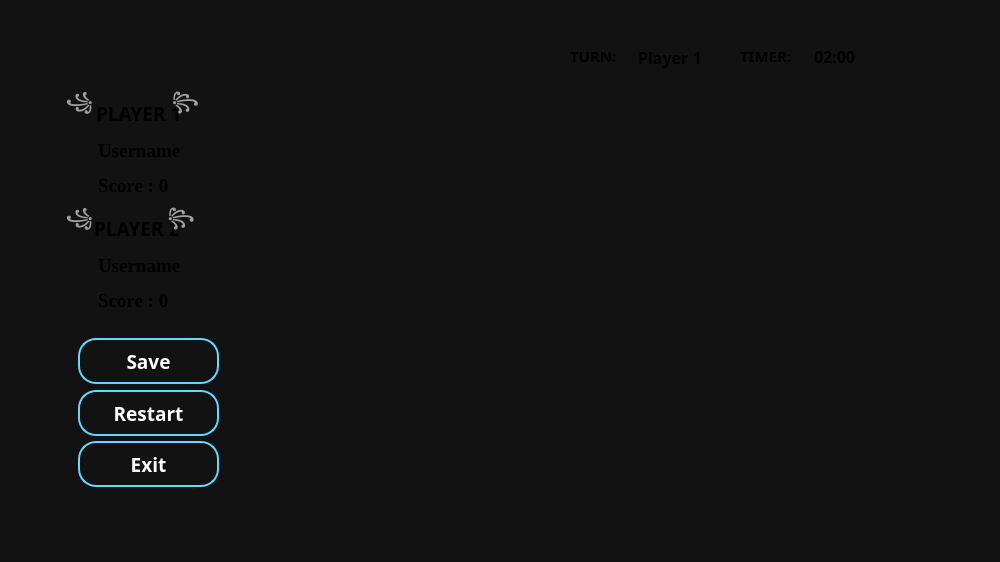
<?xml version="1.0" encoding="UTF-8"?>
<ui version="4.0">
 <class>BoxesBoardWindow</class>
 <widget class="QWidget" name="BoxesBoardWindow">
  <property name="geometry">
   <rect>
    <x>0</x>
    <y>0</y>
    <width>1000</width>
    <height>562</height>
   </rect>
  </property>
  <property name="maximumSize">
   <size>
    <width>1000</width>
    <height>562</height>
   </size>
  </property>
  <property name="windowTitle">
   <string>Form</string>
  </property>
  <property name="styleSheet">
   <string notr="true">background-color:#121212;</string>
  </property>
  <widget class="QLabel" name="backgroundLabel">
   <property name="geometry">
    <rect>
     <x>0</x>
     <y>0</y>
     <width>1000</width>
     <height>562</height>
    </rect>
   </property>
   <property name="maximumSize">
    <size>
     <width>1000</width>
     <height>562</height>
    </size>
   </property>
   <property name="styleSheet">
    <string notr="true">background-color:#121212;</string>
   </property>
   <property name="text">
    <string/>
   </property>
   <property name="pixmap">
    <pixmap>images/454545.png</pixmap>
   </property>
   <property name="scaledContents">
    <bool>true</bool>
   </property>
   <property name="alignment">
    <set>Qt::AlignmentFlag::AlignCenter</set>
   </property>
  </widget>
  <widget class="QWidget" name="infoWidget" native="true">
   <property name="geometry">
    <rect>
     <x>53</x>
     <y>70</y>
     <width>211</width>
     <height>451</height>
    </rect>
   </property>
   <property name="styleSheet">
    <string notr="true">background: transparent;
border:none;</string>
   </property>
   <widget class="QLabel" name="player1TitleLabel">
    <property name="geometry">
     <rect>
      <x>43</x>
      <y>3</y>
      <width>251</width>
      <height>81</height>
     </rect>
    </property>
    <property name="font">
     <font>
      <family>Kristen ITC</family>
      <pointsize>14</pointsize>
      <bold>true</bold>
     </font>
    </property>
    <property name="styleSheet">
     <string notr="true">QLabel{
    color: qlineargradient(
        x1:0, y1:0,
        x2:1, y2:1,
        stop:0 #61D8FF,
        stop:0.35 #2CB8FF,
        stop:0.7 #008BFF,
        stop:1 #0047C7
    );
    background: transparent;
}</string>
    </property>
    <property name="text">
     <string>PLAYER 1</string>
    </property>
   </widget>
   <widget class="QLabel" name="player2TitleLabel">
    <property name="geometry">
     <rect>
      <x>41</x>
      <y>48</y>
      <width>141</width>
      <height>221</height>
     </rect>
    </property>
    <property name="font">
     <font>
      <family>Kristen ITC</family>
      <pointsize>14</pointsize>
      <bold>true</bold>
     </font>
    </property>
    <property name="styleSheet">
     <string notr="true">QLabel{
    color: qlineargradient(
        x1:0, y1:0,
        x2:1, y2:1,
        stop:0 #61D8FF,
        stop:0.35 #2CB8FF,
        stop:0.7 #008BFF,
        stop:1 #0047C7
    );
    background: transparent;
}</string>
    </property>
    <property name="text">
     <string>PLAYER 2</string>
    </property>
   </widget>
   <widget class="QLabel" name="player1NameLabel">
    <property name="geometry">
     <rect>
      <x>45</x>
      <y>-40</y>
      <width>111</width>
      <height>241</height>
     </rect>
    </property>
    <property name="font">
     <font>
      <family>Times New Roman</family>
      <pointsize>14</pointsize>
      <bold>true</bold>
     </font>
    </property>
    <property name="styleSheet">
     <string notr="true">QLabel{
    color: qlineargradient(
        x1:0, y1:0,
        x2:1, y2:1,
        stop:0 #FFFFFF,
        stop:0.35 #E8FFFF,
        stop:0.65 #8EEBFF,
        stop:1 #35BFFF
    );
    background: transparent;
}</string>
    </property>
    <property name="text">
     <string>Username</string>
    </property>
   </widget>
   <widget class="QLabel" name="player1ColorLabel">
    <property name="geometry">
     <rect>
      <x>13</x>
      <y>-91</y>
      <width>191</width>
      <height>251</height>
     </rect>
    </property>
    <property name="font">
     <font>
      <family>Sitka Text</family>
      <pointsize>13</pointsize>
      <bold>true</bold>
     </font>
    </property>
    <property name="styleSheet">
     <string notr="true">color:#A0A0A0;

background:transparent;</string>
    </property>
    <property name="text">
     <string>꧁                  ꧂</string>
    </property>
   </widget>
   <widget class="QLabel" name="player1ScoreLabel">
    <property name="geometry">
     <rect>
      <x>45</x>
      <y>-50</y>
      <width>111</width>
      <height>331</height>
     </rect>
    </property>
    <property name="font">
     <font>
      <family>Times New Roman</family>
      <pointsize>14</pointsize>
      <bold>true</bold>
     </font>
    </property>
    <property name="styleSheet">
     <string notr="true">QLabel{
    color: qlineargradient(
        x1:0, y1:0,
        x2:1, y2:1,
        stop:0 #FFFFFF,
        stop:0.35 #E8FFFF,
        stop:0.65 #8EEBFF,
        stop:1 #35BFFF
    );
    background: transparent;
}</string>
    </property>
    <property name="text">
     <string>Score : 0</string>
    </property>
   </widget>
   <widget class="QLabel" name="player2NameLabel">
    <property name="geometry">
     <rect>
      <x>45</x>
      <y>60</y>
      <width>141</width>
      <height>271</height>
     </rect>
    </property>
    <property name="font">
     <font>
      <family>Times New Roman</family>
      <pointsize>14</pointsize>
      <bold>true</bold>
     </font>
    </property>
    <property name="styleSheet">
     <string notr="true">QLabel{
    color: qlineargradient(
        x1:0, y1:0,
        x2:1, y2:1,
        stop:0 #FFFFFF,
        stop:0.35 #E8FFFF,
        stop:0.65 #8EEBFF,
        stop:1 #35BFFF
    );
    background: transparent;
}</string>
    </property>
    <property name="text">
     <string>Username</string>
    </property>
   </widget>
   <widget class="QLabel" name="player2ColorLabel">
    <property name="geometry">
     <rect>
      <x>13</x>
      <y>30</y>
      <width>231</width>
      <height>241</height>
     </rect>
    </property>
    <property name="font">
     <font>
      <family>Sitka Text</family>
      <pointsize>13</pointsize>
      <bold>true</bold>
     </font>
    </property>
    <property name="styleSheet">
     <string notr="true">color:#A0A0A0;

background:transparent;</string>
    </property>
    <property name="text">
     <string>꧁                 ꧂    </string>
    </property>
   </widget>
   <widget class="QLabel" name="player2ScoreLabel">
    <property name="geometry">
     <rect>
      <x>45</x>
      <y>80</y>
      <width>151</width>
      <height>301</height>
     </rect>
    </property>
    <property name="font">
     <font>
      <family>Times New Roman</family>
      <pointsize>14</pointsize>
      <bold>true</bold>
     </font>
    </property>
    <property name="styleSheet">
     <string notr="true">QLabel{
    color: qlineargradient(
        x1:0, y1:0,
        x2:1, y2:1,
        stop:0 #FFFFFF,
        stop:0.35 #E8FFFF,
        stop:0.65 #8EEBFF,
        stop:1 #35BFFF
    );
    background: transparent;
}</string>
    </property>
    <property name="text">
     <string>Score : 0</string>
    </property>
   </widget>
   <widget class="QPushButton" name="saveButton">
    <property name="geometry">
     <rect>
      <x>25</x>
      <y>268</y>
      <width>141</width>
      <height>46</height>
     </rect>
    </property>
    <property name="font">
     <font>
      <family>Sitka Text</family>
      <pointsize>14</pointsize>
      <bold>true</bold>
     </font>
    </property>
    <property name="styleSheet">
     <string notr="true">QPushButton
{
    color:white;

    background-color:qlineargradient(
        x1:0,y1:0,
        x2:0,y2:1,
        stop:0 #2B7FFF,
        stop:1 #0050C8
    );

    border:2px solid #63D8FF;

    border-radius:18px;
}

QPushButton:hover{

background:#2C3E50;
}

QPushButton:pressed{

background:#0284e8;

}</string>
    </property>
    <property name="text">
     <string>Save</string>
    </property>
   </widget>
   <widget class="QPushButton" name="restartButton">
    <property name="geometry">
     <rect>
      <x>25</x>
      <y>320</y>
      <width>141</width>
      <height>46</height>
     </rect>
    </property>
    <property name="font">
     <font>
      <family>Sitka Text</family>
      <pointsize>14</pointsize>
      <bold>true</bold>
     </font>
    </property>
    <property name="styleSheet">
     <string notr="true">QPushButton
{
    color:white;

    background-color:qlineargradient(
        x1:0,y1:0,
        x2:0,y2:1,
        stop:0 #2B7FFF,
        stop:1 #0050C8
    );

    border:2px solid #63D8FF;

    border-radius:18px;
}

QPushButton:hover{

background:#2C3E50;
}

QPushButton:pressed{

background:#0284e8;

}</string>
    </property>
    <property name="text">
     <string>Restart</string>
    </property>
   </widget>
   <widget class="QPushButton" name="exitButton">
    <property name="geometry">
     <rect>
      <x>25</x>
      <y>371</y>
      <width>141</width>
      <height>46</height>
     </rect>
    </property>
    <property name="font">
     <font>
      <family>Sitka Text</family>
      <pointsize>14</pointsize>
      <bold>true</bold>
     </font>
    </property>
    <property name="styleSheet">
     <string notr="true">QPushButton
{
    color:white;

    background-color:qlineargradient(
        x1:0,y1:0,
        x2:0,y2:1,
        stop:0 #2B7FFF,
        stop:1 #0050C8
    );

    border:2px solid #63D8FF;

    border-radius:18px;
}

QPushButton:hover{

background:#2C3E50;
}

QPushButton:pressed{

background:#0284e8;

}</string>
    </property>
    <property name="text">
     <string>Exit</string>
    </property>
   </widget>
  </widget>
  <widget class="QLabel" name="currentTurnTitle">
   <property name="geometry">
    <rect>
     <x>570</x>
     <y>30</y>
     <width>101</width>
     <height>51</height>
    </rect>
   </property>
   <property name="font">
    <font>
     <family>Kristen ITC</family>
     <pointsize>11</pointsize>
     <bold>true</bold>
    </font>
   </property>
   <property name="styleSheet">
    <string notr="true">QLabel{
    color: qlineargradient(
        x1:0, y1:0,
        x2:1, y2:1,
        stop:0 #61D8FF,
        stop:0.35 #2CB8FF,
        stop:0.7 #008BFF,
        stop:1 #0047C7
    );
    background: transparent;
}</string>
   </property>
   <property name="text">
    <string>TURN:</string>
   </property>
  </widget>
  <widget class="QLabel" name="currentTurnLabel">
   <property name="geometry">
    <rect>
     <x>638</x>
     <y>32</y>
     <width>91</width>
     <height>51</height>
    </rect>
   </property>
   <property name="font">
    <font>
     <family>Sitka Text</family>
     <pointsize>12</pointsize>
     <bold>true</bold>
    </font>
   </property>
   <property name="styleSheet">
    <string notr="true">QLabel{
    color: qlineargradient(
        x1:0, y1:0,
        x2:1, y2:1,
        stop:0 #FFFFFF,
        stop:0.35 #E8FFFF,
        stop:0.65 #8EEBFF,
        stop:1 #35BFFF
    );
    background: transparent;
}</string>
   </property>
   <property name="text">
    <string>Player 1</string>
   </property>
  </widget>
  <widget class="QLabel" name="timerLabel">
   <property name="geometry">
    <rect>
     <x>814</x>
     <y>31</y>
     <width>101</width>
     <height>51</height>
    </rect>
   </property>
   <property name="font">
    <font>
     <family>Sitka Text</family>
     <pointsize>12</pointsize>
     <bold>true</bold>
    </font>
   </property>
   <property name="styleSheet">
    <string notr="true">QLabel{
    color: qlineargradient(
        x1:0, y1:0,
        x2:1, y2:1,
        stop:0 #FFFFFF,
        stop:0.35 #E8FFFF,
        stop:0.65 #8EEBFF,
        stop:1 #35BFFF
    );
    background: transparent;
}</string>
   </property>
   <property name="text">
    <string>02:00</string>
   </property>
  </widget>
  <widget class="QLabel" name="timerTitleLabel">
   <property name="geometry">
    <rect>
     <x>740</x>
     <y>40</y>
     <width>91</width>
     <height>31</height>
    </rect>
   </property>
   <property name="font">
    <font>
     <family>Kristen ITC</family>
     <pointsize>11</pointsize>
     <bold>true</bold>
    </font>
   </property>
   <property name="styleSheet">
    <string notr="true">QLabel{
    color: qlineargradient(
        x1:0, y1:0,
        x2:1, y2:1,
        stop:0 #61D8FF,
        stop:0.35 #2CB8FF,
        stop:0.7 #008BFF,
        stop:1 #0047C7
    );
    background: transparent;
}</string>
   </property>
   <property name="text">
    <string>TIMER:</string>
   </property>
  </widget>
  <widget class="BoardWidget" name="boardWidget" native="true">
   <property name="geometry">
    <rect>
     <x>430</x>
     <y>90</y>
     <width>420</width>
     <height>420</height>
    </rect>
   </property>
   <property name="sizePolicy">
    <sizepolicy hsizetype="Expanding" vsizetype="Expanding">
     <horstretch>0</horstretch>
     <verstretch>0</verstretch>
    </sizepolicy>
   </property>
   <property name="maximumSize">
    <size>
     <width>1200</width>
     <height>700</height>
    </size>
   </property>
   <property name="styleSheet">
    <string notr="true">background: transparent;
border:none;</string>
   </property>
  </widget>
 </widget>
 <customwidgets>
  <customwidget>
   <class>BoardWidget</class>
   <extends>QWidget</extends>
   <header>boardwidget.h</header>
   <container>1</container>
  </customwidget>
 </customwidgets>
 <resources/>
 <connections/>
</ui>
